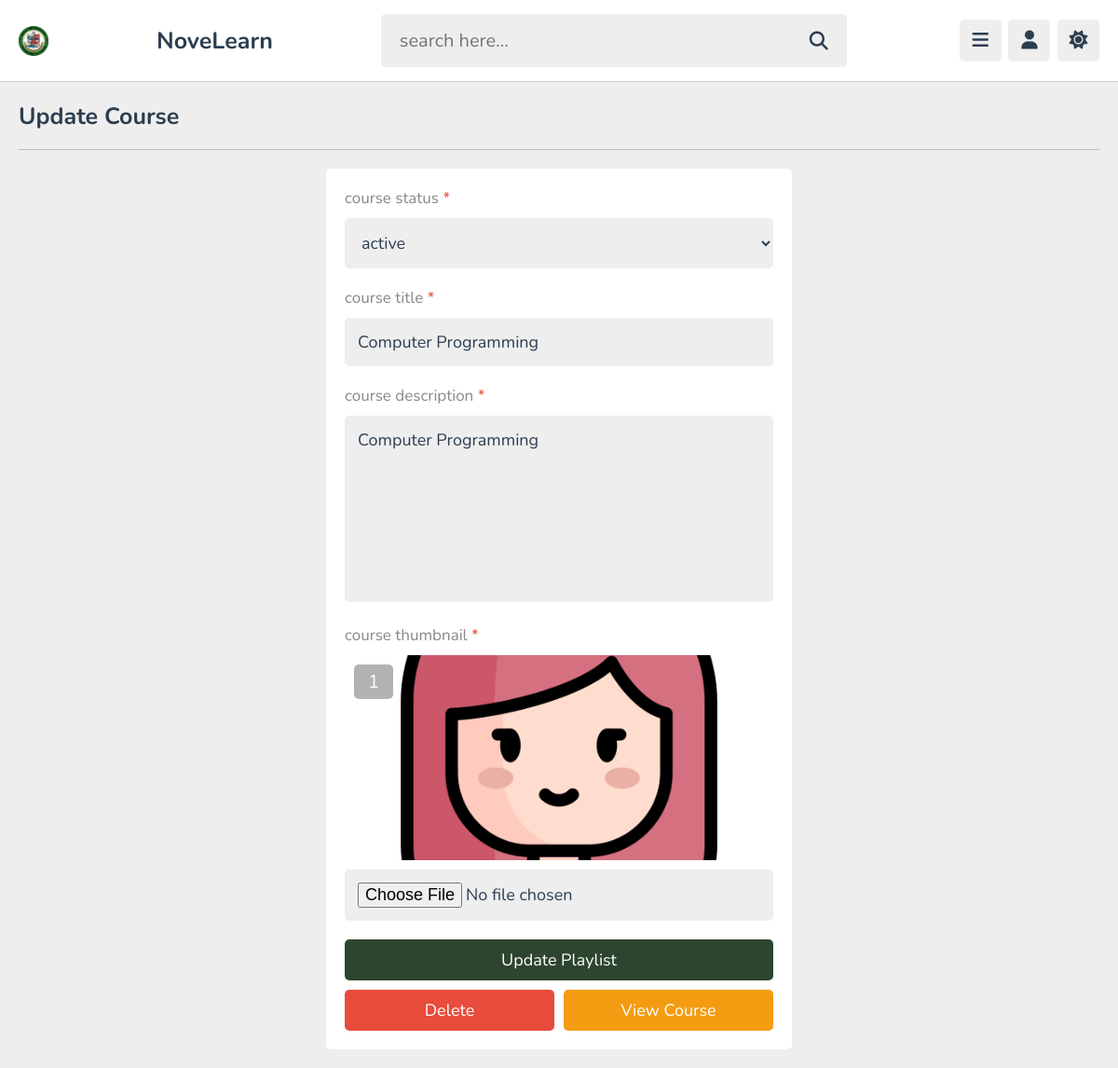
/admin/update_playlist.php?get_id=BeqyEx4N9xwvfGUXUoer (signed in), run on the app's committed database.
### tables this page shows
CREATE TABLE `playlist` (
  `id` varchar(20) NOT NULL,
  `course_id` varchar(20) NOT NULL,
  `tutor_id` varchar(20) NOT NULL,
  `title` varchar(100) NOT NULL,
  `description` varchar(1000) NOT NULL,
  `thumb` varchar(100) NOT NULL,
  `date` date NOT NULL DEFAULT current_timestamp(),
  `status` varchar(20) NOT NULL DEFAULT 'deactive'
);

### admin/update_playlist.php (the view, shortened to what this page needs)
<?php
include '../components/connect.php';
if(isset($_GET['get_id'])){
   $get_id = $_GET['get_id'];
}else{
   $get_id = '';
   header('location:playlist.php');
}
?>
<!DOCTYPE html>
<html lang="en">
<head>
   <link rel="stylesheet" href="https://cdnjs.cloudflare.com/ajax/libs/font-awesome/6.2.0/css/all.min.css">
   <link rel="stylesheet" href="../css/admin_style.css">
</head>
<body>
<?php include '../components/admin_header.php'; ?>
<section class="playlist-form">
   <h1 class="heading">update course</h1>
   <?php
         $select_playlist = $conn->prepare("SELECT * FROM `playlist` WHERE id = ?");
         $select_playlist->execute([$get_id]);
         if($select_playlist->rowCount() > 0){
         while($fetch_playlist = $select_playlist->fetch(PDO::FETCH_ASSOC)){
            $playlist_id = $fetch_playlist['id'];
            $count_videos = $conn->prepare("SELECT * FROM `content` WHERE playlist_id = ?");
            $count_videos->execute([$playlist_id]);
            $total_videos = $count_videos->rowCount();
      ?>
   <form action="" method="post" enctype="multipart/form-data">
      <p>course status <span>*</span></p>
      <select name="status" class="box" required>
         <option value="<?= $fetch_playlist['status']; ?>" selected><?= $fetch_playlist['status']; ?></option>
      </select>
      <p>course title <span>*</span></p>
      <input type="text" name="title" maxlength="100" required placeholder="enter playlist title" value="<?= $fetch_playlist['title']; ?>" class="box">
      <p>course description <span>*</span></p>
      <textarea name="description" class="box" required placeholder="write description" maxlength="1000" cols="30" rows="10"><?= $fetch_playlist['description']; ?></textarea>
      <p>course thumbnail <span>*</span></p>
      <div class="thumb">
         <span><?= $total_videos; ?></span>
         <img src="../uploaded_files/<?= $fetch_playlist['thumb']; ?>" alt="">
      </div>
      <input type="file" name="image" accept="image/*" class="box">
      <input type="submit" value="update playlist" name="submit" class="btn">
      <div class="flex-btn">
         <input type="submit" value="delete" class="delete-btn" onclick="return confirm('delete this playlist?');" name="delete">
         <a href="view_playlist.php?get_id=<?= $playlist_id; ?>" class="option-btn">view course</a>
      </div>
   </form>
   <?php
      }
   }else{
      echo '<p class="empty">no course added yet!</p>';
   }
   ?>
</section>
</body>
</html>

### css/admin_style.css (style rules this page uses)
:root { --main-color:#2D452F; --red:#e74c3c; --oragen:#f39c12; --white:#fff; --black:#2c3e50; --light-color:#888; --light-bg:#eee; --border:.1rem solid rgba(0,0,0,.2); }
* { font-family: 'Nunito', sans-serif; margin: 0; padding: 0; box-sizing: border-box; outline: none; border: none; text-decoration: none; }
html { font-size: 62.5%; overflow-x: hidden; }
body { background-color: var(--light-bg); padding-left: 30rem; }
section { padding:2rem; max-width: 1200px; margin: 0 auto; }
.btn, .option-btn, .delete-btn, .inline-btn, .inline-option-btn, .inline-delete-btn { border-radius: .5rem; padding: 1rem 3rem; font-size: 1.8rem; color: #fff; margin-top: 1rem; text-transform: capitalize; cursor: pointer; text-align: center; }
.btn, .option-btn, .delete-btn { display: block; width: 100%; }
.btn, .inline-btn { background-color: var(--main-color); }
.option-btn, .inline-option-btn { background-color: var(--oragen); }
.delete-btn, .inline-delete-btn { background-color: var(--red); }
.flex-btn { display:flex; gap: 1rem; }
.heading { padding-bottom: 1.8rem; border-bottom: var(--border); font-size: 2.5rem; color: var(--black); text-transform: capitalize; margin-bottom: 2rem; }
.playlist-form form { background-color: var(--white); border-radius: .5rem; padding: 2rem; padding-top: 1rem; max-width: 50rem; margin: 0 auto; }
.playlist-form form p { font-size: 1.7rem; color: var(--light-color); padding-top: 1rem; }
.playlist-form form p span { color: var(--red); }
.playlist-form form .box { margin: 1rem 0; border-radius: .5rem; padding: 1.4rem; font-size: 1.8rem; color: var(--black); background: var(--light-bg); width: 100%; }
.playlist-form form textarea { height: 20rem; resize: none; }
.playlist-form form .thumb { height: 22rem; margin-top: 1rem; position: relative; }
.playlist-form form .thumb img { height: 100%; width: 100%; object-fit: cover; border-radius: .5rem; }
.playlist-form form .thumb span { background-color: rgba(0,0,0,.3); color: #fff; border-radius: .5rem; position: absolute; top: 1rem; left: 1rem; padding: .5rem 1.5rem; font-size: 2rem; }
@media (max-width:1200px) { body { padding-left: 0; } }

### data on the page
playlist: status "active", title "Computer Programming", description "Computer Programming", total_videos "1", thumb (picture)
